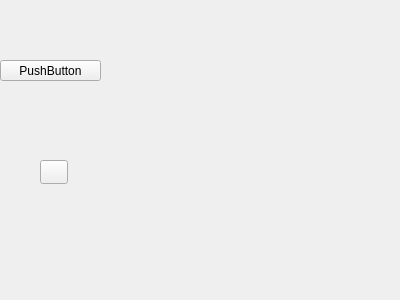
<?xml version="1.0" encoding="UTF-8"?>
<ui version="4.0">
 <class>Form</class>
 <widget class="ctkCollapsibleButton" name="Form">
  <property name="geometry">
   <rect>
    <x>0</x>
    <y>0</y>
    <width>400</width>
    <height>300</height>
   </rect>
  </property>
  <property name="windowTitle">
   <string>Form</string>
  </property>
  <widget class="QPushButton" name="pushButton">
   <property name="geometry">
    <rect>
     <x>0</x>
     <y>60</y>
     <width>101</width>
     <height>21</height>
    </rect>
   </property>
   <property name="text">
    <string>PushButton</string>
   </property>
  </widget>
  <widget class="ctkVTKSliceView" name="VTKRenderView">
   <property name="geometry">
    <rect>
     <x>160</x>
     <y>50</y>
     <width>200</width>
     <height>200</height>
    </rect>
   </property>
  </widget>
  <widget class="ctkPushButton" name="PushButton">
   <property name="geometry">
    <rect>
     <x>40</x>
     <y>160</y>
     <width>28</width>
     <height>24</height>
    </rect>
   </property>
  </widget>
 </widget>
 <customwidgets>
  <customwidget>
   <class>ctkVTKSliceView</class>
   <extends>QWidget</extends>
   <header>ctkVTKSliceView.h</header>
  </customwidget>
  <customwidget>
   <class>ctkCollapsibleButton</class>
   <extends>QWidget</extends>
   <header>ctkCollapsibleButton.h</header>
   <container>1</container>
  </customwidget>
  <customwidget>
   <class>ctkPushButton</class>
   <extends>QPushButton</extends>
   <header>ctkPushButton.h</header>
  </customwidget>
 </customwidgets>
 <resources/>
 <connections/>
</ui>
